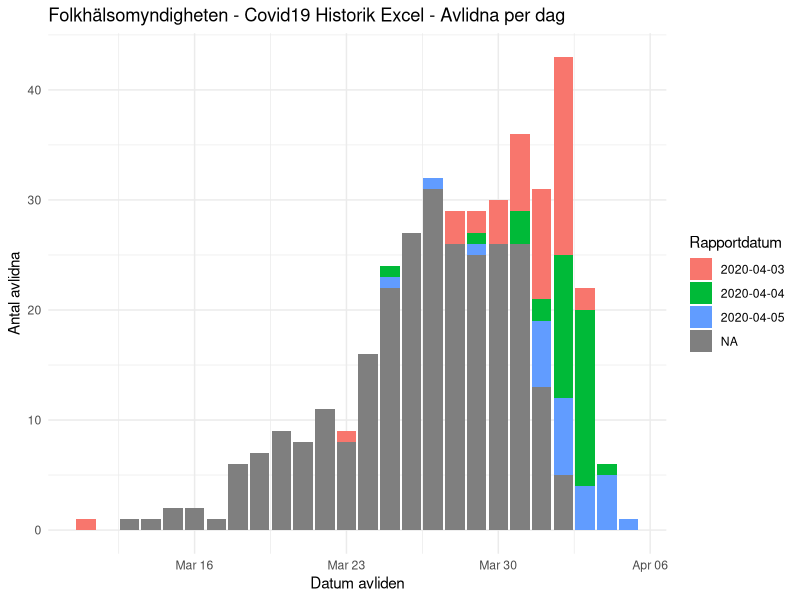

The R script that drew this image:
library(tidyverse)

first_date <- as.Date("2020-03-11")
last_date  <- as.Date("2020-04-05")
deaths_20200402 <- c(0,0,1,1,2,2,1,6,7,9,8,11,8,16,22,27,31,26,25,26,26,13, 5, 0,0,0)
deaths_20200403 <- c(1,0,1,1,2,2,1,6,7,9,8,11,9,16,22,27,31,29,27,30,33,23,23, 2,0,0)
deaths_20200404 <- c(1,0,1,1,2,2,1,6,7,9,8,11,9,16,23,27,31,29,28,30,36,25,36,18,1,0)
deaths_20200405 <- c(1,0,1,1,2,2,1,6,7,9,8,11,9,16,24,27,32,29,29,30,36,31,43,22,6,1)

data <- data.frame(deaths = integer(), death_date = as.Date(as.character()), report_date = as.Date(as.character())) %>%
  add_row(
    deaths = deaths_20200402,
    death_date = seq(first_date, last_date, by = "day"),
    report_date = rep(as.Date(NA), length(deaths_20200402))
  ) %>%
  add_row(
    deaths = deaths_20200403 - deaths_20200402,
    death_date = seq(first_date, last_date, by = "day"),
    report_date = rep(as.Date("2020-04-03"), length(deaths_20200403))
  ) %>%
  add_row(
    deaths = deaths_20200404 - deaths_20200403,
    death_date = seq(first_date, last_date, by = "day"),
    report_date = rep(as.Date("2020-04-04"), length(deaths_20200404))
  ) %>%
  add_row(
    deaths = deaths_20200405 - deaths_20200404,
    death_date = seq(first_date, last_date, by = "day"),
    report_date = rep(as.Date("2020-04-05"), length(deaths_20200405))
  )

data$report_date <- as.factor(data$report_date)

ggplot(data, aes(x=death_date)) +
  geom_col(aes(y=deaths, fill=report_date)) +
  theme_minimal() +
  labs(x = "Datum avliden", fill = "Rapportdatum", y = "Antal avlidna") +
  ggtitle("Folkhälsomyndigheten - Covid19 Historik Excel - Avlidna per dag")

